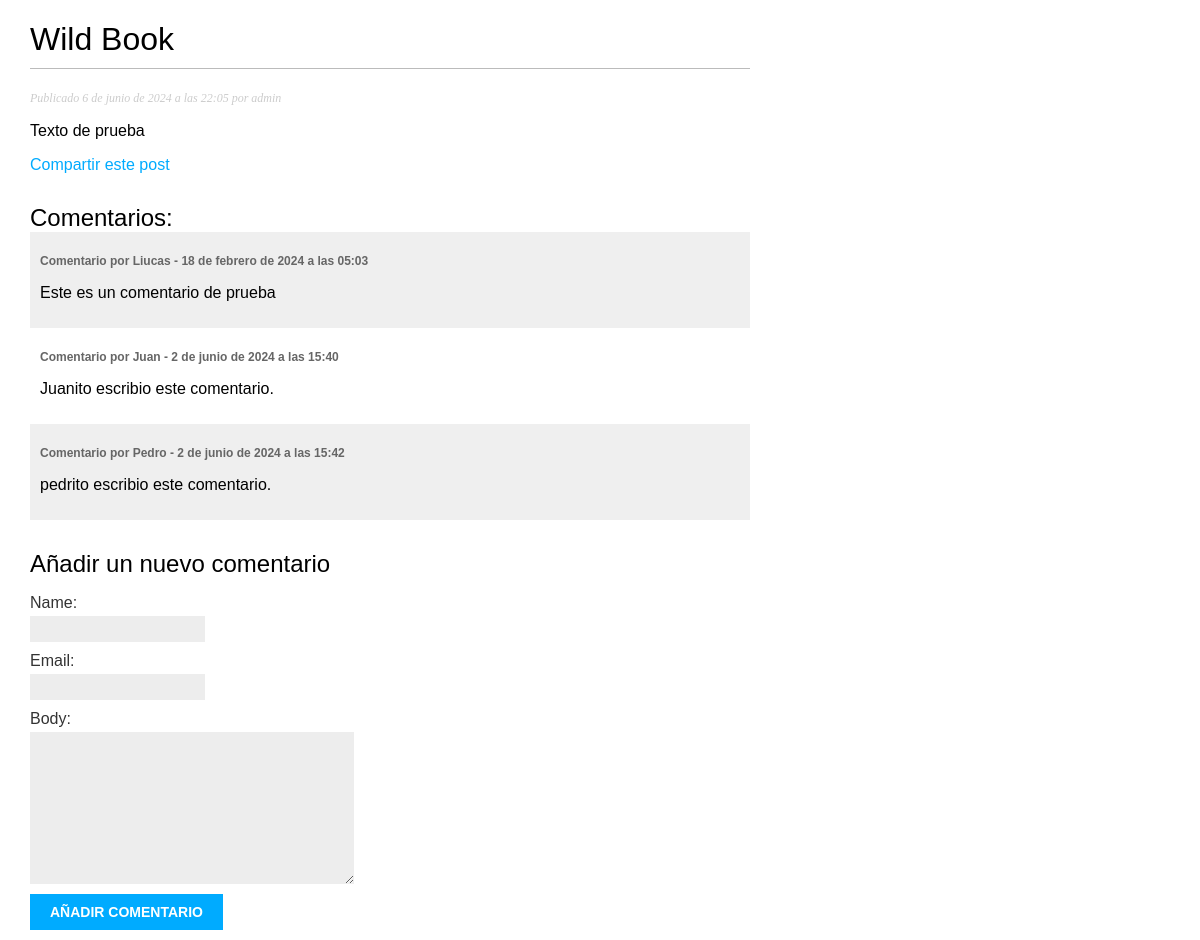
Page /blog/2024/6/6/wild-book/ on the committed database.
### blog/models.py (models this page shows, shortened)
class Post(models.Model):
    class Estado(models.TextChoices): # Enumeración de opciones de estado : Borrador y Publicado
        BORRADOR = 'BR', 'Borrador'
        PUBLICADO = 'PB', 'Publicado'
    titulo = models.CharField(max_length=250)
    slug = models.SlugField(max_length=250)
    autor = models.ForeignKey(User,
                               on_delete=models.CASCADE)
    cuerpo = models.TextField()
    fecha_publicado = models.DateTimeField(default=timezone.now)
    fecha_creado = models.DateTimeField(auto_now_add=True)
    estado = models.CharField(max_length=2,
                              choices=Estado.choices,
                              default=Estado.BORRADOR)

class Comment(models.Model):
    post = models.ForeignKey(Post,
                             on_delete=models.CASCADE,
                             related_name='comments') # Relación inversa para acceder a los comentarios de un post.
    name = models.CharField(max_length=80)
    email = models.EmailField()
    body = models.TextField()
    created = models.DateTimeField(auto_now_add=True)
    active = models.BooleanField(default=True)

### blog/views.py (the view)
# urls.py: path('<int:year>/<int:month>/<int:day>/<slug:post>/',views.post_detail,name='post_detail'),
def post_detail(request, year, month, day, post):
    post = get_object_or_404(Post,
                            estado=Post.Estado.PUBLICADO,
                            slug=post,
                            fecha_publicado__year=year,
                            fecha_publicado__month=month,
                            fecha_publicado__day=day)
    comments = post.comments.filter(active=True)
    form = CommentForm()
    return render(request,
                  'blog/post/detail.html',
                  {'post': post,
                   'comments': comments,
                   'form': form})

### blog/forms.py
class CommentForm(forms.ModelForm):
    class Meta:
        model = Comment
        fields = ['name', 'email', 'body'] # Campos que se mostrarán en el formulario

### blog/templates/blog/post/detail.html (shortened to what this page needs)
{% extends "blog/base.html" %}
{% block content %}
    <h1>{{ post.titulo }}</h1>
    <p class="date">
        Publicado {{ post.fecha_publicado }} por {{ post.autor }}
    </p>
    {{ post.cuerpo | linebreaks }}
    <p>
        <a href="{% url 'blog:post_share' post.id %}">
            Compartir este post
        </a>
    </p>
    <h2>Comentarios: </h2>
    {% for comment in comments %}
        <div class="comment">
            <p class="info">
                Comentario por {{ comment.name }}
                - {{ comment.created }}
            </p>
            {{ comment.body|linebreaks }}
        </div>
    {% empty %}
        <p>No hay ningun comentario</p>
    {% endfor %}
    <h2>Añadir un nuevo comentario</h2>
    <form action="{% url 'blog:post_comment' post.id %}" method="post">
        {{ form.as_p }}
        <p><input type="submit" value="Añadir comentario"></p>
    </form>
{% endblock %}

### blog/static/css/blog.css (style rules this page uses)
body { margin: 0; padding: 0; font-family: helvetica, sans-serif; }
a { color: #00abff; text-decoration: none; }
h1 { font-weight: normal; border-bottom: 1px solid #bbb; padding: 0 0 10px 0; }
h2 { font-weight: normal; margin: 30px 0 0; }
p.date { color: #ccc; font-family: georgia, serif; font-size: 12px; font-style: italic; }
label { float: left; clear: both; color: #333; margin-bottom: 4px; }
input, textarea { clear: both; float: left; margin: 0 0 10px; background: #ededed; border: 0; padding: 6px 10px; font-size: 12px; }
input[type=submit] { font-weight: bold; background: #00abff; color: #fff; padding: 10px 20px; font-size: 14px; text-transform: uppercase; }
.comment { padding: 10px; }
.comment:nth-child(even) { background: #efefef; }
.comment .info { font-weight: bold; font-size: 12px; color: #666; }

### rows in the picture
Post: titulo "Wild Book", fecha_publicado "6 de junio de 2024 a las 22:05", autor "admin", cuerpo "Texto de prueba"
Comment: name "Liucas", created "18 de febrero de 2024 a las 05:03", body "Este es un comentario de prueba"
Comment: name "Juan", created "2 de junio de 2024 a las 15:40", body "Juanito escribio este comentario."
Comment: name "Pedro", created "2 de junio de 2024 a las 15:42", body "pedrito escribio este comentario."
